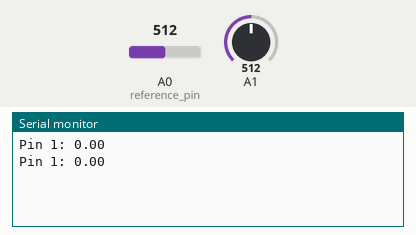
Recording of a sketch running on a simulated Arduino Uno, built with avr-gcc and run on an emulated ATmega328P. Parts: the last lines printed to the serial monitor. Inputs (shaded band) come from the test bench; at power-on: A0 (reference_pin) = 512, A1 = 512.

Above: at 1.8 s.
1.9 s: A0 (reference_pin) set to 716
At 2.3 s:
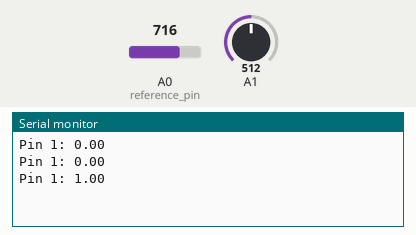
3.4 s: A1 set to 306
At 4.7 s:
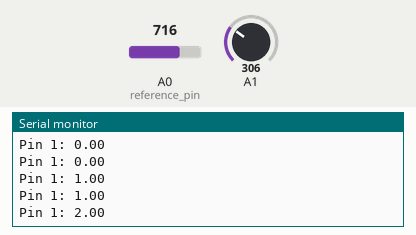
4.9 s: A0 (reference_pin) set to 900
At 5.8 s:
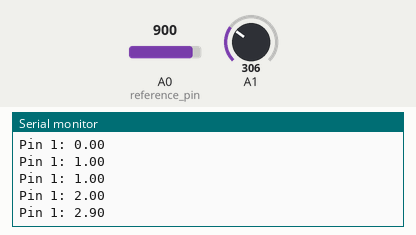
6.4 s: A1 set to 122
At 7.5 s:
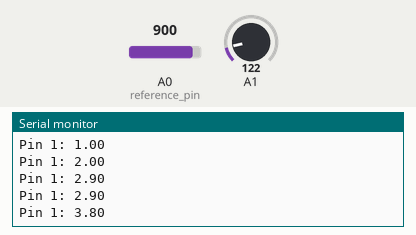
Timing chart, 0 to 8.9 s (numbered marks = the images above; inputs shaded):
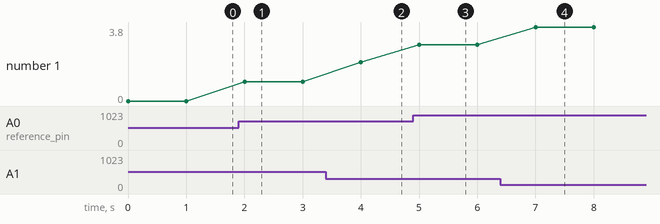

The sketch:

viikko2_tehtava_2.ino
```cpp
#include "aliohjelma.h"

void setup() {
  // put your setup code here, to run once:
  Serial.begin(9600);
}

void loop() {
  // put your main code here, to run repeatedly:
  Serial.print("Pin 1: ");Serial.println(analogCompare(1));
  //Serial.print("Pin 2: ");Serial.println(analogCompare(2));
  //Serial.print("Pin 3: ");Serial.println(analogCompare(3));
  //Serial.print("Pin 4: ");Serial.println(analogCompare(4));
  //Serial.print("Pin 5: ");Serial.println(analogCompare(5));

  delay(1000);
}
```

aliohjelma.cpp
```cpp
#include <Arduino.h>
#include "aliohjelma.h"

float analogCompare(int analog_pin) {
  int reference_pin = A0;

  float reference_voltage = analogRead(reference_pin) / 1023.0 * 5.0;

  float compare_voltage;

  switch(analog_pin) {
    case 1: {
      compare_voltage = analogRead(A1) / 1023.0 * 5.0;
      break;
    }
    case 2: {
      compare_voltage = analogRead(A2) / 1023.0 * 5.0;
      break;
    }
    case 3: {
      compare_voltage = analogRead(A3) / 1023.0 * 5.0;
      break;
    }
    case 4: {
      compare_voltage = analogRead(A4) / 1023.0 * 5.0;
      break;
    }
    case 5: {
      compare_voltage = analogRead(A5) / 1023.0 * 5.0;
      break;
    }
    default: {
      compare_voltage = 0.0;
      break;
    }
  }

  return reference_voltage - compare_voltage;
}
```

aliohjelma.h
```cpp
#ifndef ALIOHJELMA_H
#define ALIOHJELMA_H

float analogCompare(int);

#endif
```

Measured:
- after the input at 1.9 s, the serial monitor: prints a new line after 0.10 s (image 1)
- after the input at 3.4 s, the serial monitor: prints a new line after 0.60 s (image 2)
- after the input at 4.9 s, the serial monitor: prints a new line after 0.10 s (image 3)
- after the input at 6.4 s, the serial monitor: prints a new line after 0.61 s (image 4)
- plotted number 1: 1 → 2 after the input at 3.4 s, 2 → 2.9 after the input at 4.9 s, 2.9 → 3.8 after the input at 6.4 s
